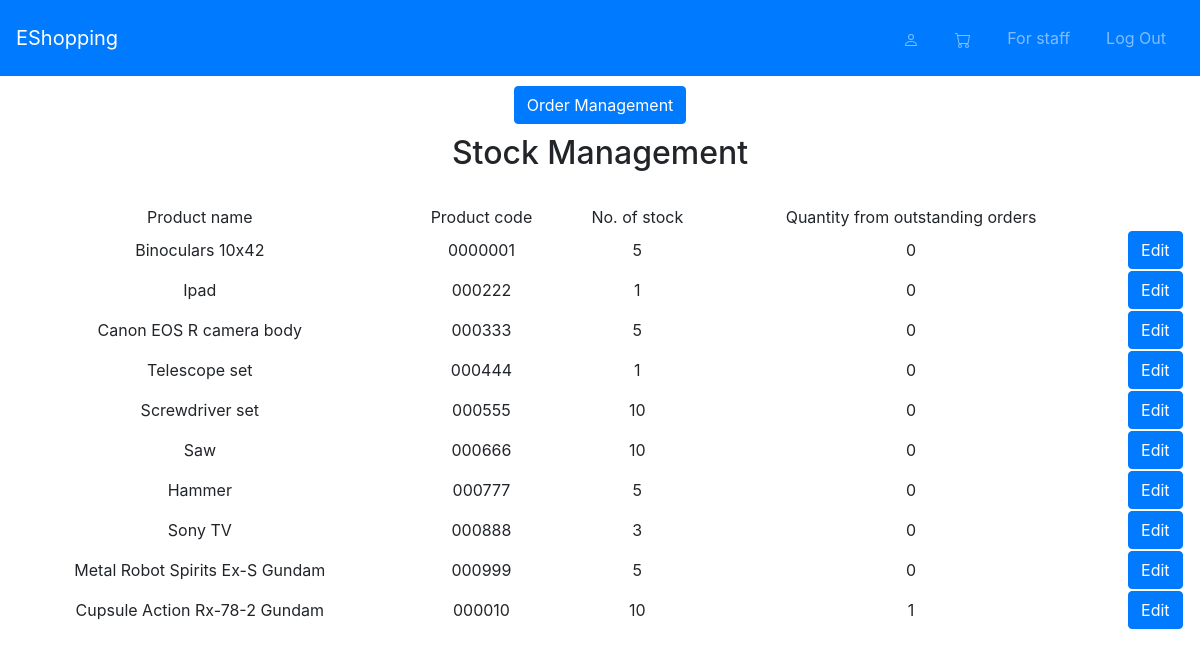
Screenshot of /stock_manage (signed in) with the database file from the repository.
### eshopping/models.py (models this page shows)
class Item(models.Model):
    name = models.CharField(max_length=100)
    price = models.DecimalField(max_digits=20, decimal_places=2)
    updated_price = models.DecimalField(max_digits=20, decimal_places=2, null=True, blank=True)
    cover_image = models.ImageField(blank=True, upload_to = user_directory_path)
    category = models.ForeignKey(Category, on_delete=models.CASCADE)
    description = models.CharField(max_length=1000, blank=True)
    stock = models.IntegerField()
    code = models.CharField(max_length=20, unique=True)

### eshopping/views.py (the view)
# urls.py: path("stock_manage", views.stock_manage, name="stock_manage"),
@staff_member_required(login_url='protected_view')
def stock_manage(request):
    items = Item.objects.all()
    outstanding_list=[]
    for item in items:
        orders = PlacedOrder.objects.filter(product=item, status=2)|PlacedOrder.objects.filter(product=item, status=3)
        no_outstanding = 0
        for order in orders:
            no_outstanding = no_outstanding + order.quantity
        outstanding_list.append(dict(item_id = item.id, quantity = no_outstanding))
    return render(request, "eshopping/stock_manage.html", {
        "items": items,
        "outstanding_list":outstanding_list
    })

### eshopping/templates/eshopping/stock_manage.html (shortened to what this page needs)
{% extends "eshopping/layout.html" %}
{% load static %}
{% block body %}
    <div style="text-align: center; padding: 10px;">
        <form action="{% url 'order_manage' %}" method="get">
            <button class="btn btn-primary" type="submit" >Order Management</button>
        </form>
    </div>
    <span style="text-align: center;"><h2>Stock Management</h2></span>
    <br>
    <div class="stock_table" style="text-align: center;">
        <table style="width: 1200px;">
            <thead>
                <td>Product name</td>
                <td>Product code</td>
                <td>No. of stock</td>
                <td>Quantity from outstanding orders</td>
                <td></td>
            </thead>
            <tbody>
                {% for item in items %}
                    <tr id="{{item.id}}">
                        <td>{{item.name}}</td>
                        <td>{{item.code}}</td>
                        <td class="no_of_stock">{{item.stock}}</td>
                        <td>
                            {% for list in outstanding_list %}
                                {% if item.id == list.item_id %}
                                    {{ list.quantity }}
                                {% endif %}
                            {% endfor%}
                        </td>
                        <td id="edit_{{item.id}}"><button class="btn btn-primary" onclick="EditStock(this)">Edit</button></td>
                    </tr>
                {% endfor %}
            </tbody>
        </table>
    </div>
{% endblock %}

### rows the page displays
Item: name "Binoculars 10x42", code "0000001", stock "5", quantity "0"
Item: name "Ipad", code "000222", stock "1", quantity "0"
Item: name "Canon EOS R camera body", code "000333", stock "5", quantity "0"
Item: name "Telescope set", code "000444", stock "1", quantity "0"
Item: name "Screwdriver set", code "000555", stock "10", quantity "0"
Item: name "Saw", code "000666", stock "10", quantity "0"
Item: name "Hammer", code "000777", stock "5", quantity "0"
Item: name "Sony TV", code "000888", stock "3", quantity "0"
Item: name "Metal Robot Spirits Ex-S Gundam", code "000999", stock "5", quantity "0"
Item: name "Cupsule Action Rx-78-2 Gundam", code "000010", stock "10", quantity "1"
